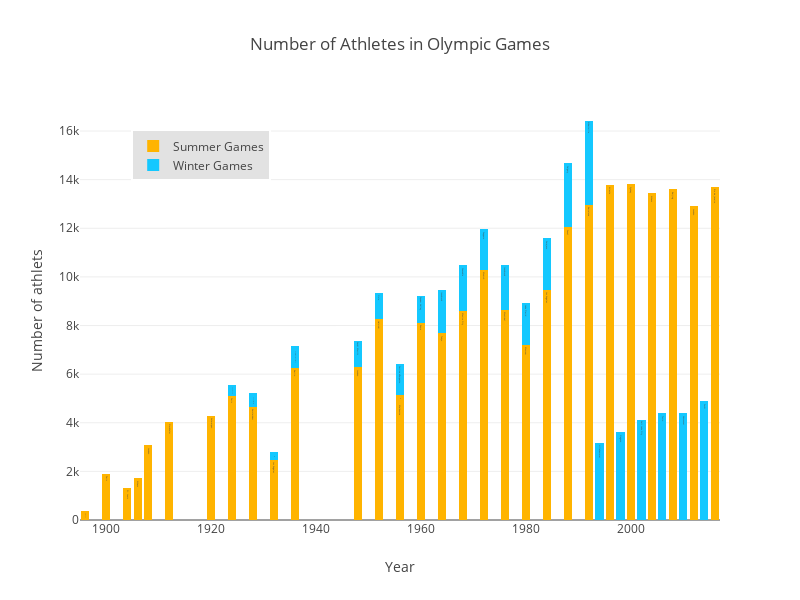

The cell this chart's notebook holds for it:
### Markdown cell above
# Mini Literature Review 

<br>
What has already been discovered about the Olympics using this data set ?

<br>
Widely explored topics:

- Olympic History and World History 


- Woman at the Olympics


- Olympic Disciplines and their relationship with body metrics


- Geographic Participation


- Top Countries by absolute medal count

### Code cell
init_notebook_mode(connected=True)
sth = clean.groupby(['Year', 'City'])['Season'].value_counts()
df4plot = pd.DataFrame(data={'Num_Athletes': sth.values}, index = sth.index).reset_index()
df_Summer = df4plot[df4plot['Season']=='Summer'] 
df_Winter = df4plot[df4plot['Season']=='Winter']
init_notebook_mode(connected=True)

traceS = go.Bar(x = df_Summer['Year'],y = df_Summer['Num_Athletes'],name="Summer Games",text= df_Summer['City'],
                marker=dict(color='rgb(270,180,0)',opacity=1,))

traceW = go.Bar(x = df_Winter['Year'],y = df_Winter['Num_Athletes'],name="Winter Games",text= df_Winter['City'],
                marker=dict(color='rgb(20,200,255)'))

layout = dict(title = 'Number of Athletes in Olympic Games',height=600, width=800,autosize=False,
          xaxis = dict(title = 'Year', showticklabels=True), 
          yaxis = dict(title = 'Number of athlets'),
          legend=dict( x=0.08,y=0.93, traceorder='normal', bgcolor='#E2E2E2',bordercolor='#FFFFFF',borderwidth=2), 
          barmode='stack')

fig = dict(data= [traceS, traceW], layout=layout)
iplot(fig, filename='Number_athletes_olympiads')

### Figure 1 — Plotly figure (JSON) as saved in the notebook; plotly's stock layout.template omitted (floating-point values rounded to 4 significant figures)
{"data": [{"marker": {"color": "rgb(270,180,0)", "opacity": 1}, "name": "Summer Games", "text": ["Athens", "Paris", "St. Louis", "Athens", "London", "Stockholm", "Antwerpen", "Paris", "Amsterdam", "Los Angeles", "Berlin", "London", "Helsinki", "Melbourne", "Stockholm", "Rome", "Tokyo", "Mexico City", "Munich", "Montréal", "Moscow", "Los Angeles", "Seoul", "Barcelona", "Atlanta", "Sydney", "Athens", "Beijing", "London", "Rio de Janeiro"], "type": "bar", "uid": "66a891ae-fd58-11e8-a8f6-6a00023e0920", "x": [1896, 1900, 1904, 1906, 1908, 1912, 1920, 1924, 1928, 1932, 1936, 1948, 1952, 1956, 1956, 1960, 1964, 1968, 1972, 1976, 1980, 1984, 1988, 1992, 1996, 2000, 2004, 2008, 2012, 2016], "y": [380, 1898, 1301, 1733, 3069, 4040, 4292, 5110, 4656, 2465, 6251, 6308, 8270, 4829, 298, 8119, 7702, 8588, 10304, 8641, 7191, 9454, 12037, 12977, 13780, 13821, 13443, 13602, 12920, 13688]}, {"marker": {"color": "rgb(20,200,255)"}, "name": "Winter Games", "text": ["Chamonix", "Sankt Moritz", "Lake Placid", "Garmisch-Partenkirchen", "Sankt Moritz", "Oslo", "Cortina d'Ampezzo", "Squaw Valley", "Innsbruck", "Grenoble", "Sapporo", "Innsbruck", "Lake Placid", "Sarajevo", "Calgary", "Albertville", "Lillehammer", "Nagano", "Salt Lake City", "Turin", "Vancouver", "Sochi"], "type": "bar", "uid": "66a89408-fd58-11e8-be94-6a00023e0920", "x": [1924, 1928, 1932, 1936, 1948, 1952, 1956, 1960, 1964, 1968, 1972, 1976, 1980, 1984, 1988, 1992, 1994, 1998, 2002, 2006, 2010, 2014], "y": [460, 582, 352, 895, 1075, 1088, 1307, 1116, 1778, 1891, 1655, 1861, 1746, 2134, 2639, 3436, 3160, 3605, 4109, 4382, 4402, 4891]}], "layout": {"autosize": false, "barmode": "stack", "height": 600, "legend": {"bgcolor": "#E2E2E2", "bordercolor": "#FFFFFF", "borderwidth": 2, "traceorder": "normal", "x": 0.08, "y": 0.93}, "title": "Number of Athletes in Olympic Games", "width": 800, "xaxis": {"showticklabels": true, "title": "Year"}, "yaxis": {"title": "Number of athlets"}}}
